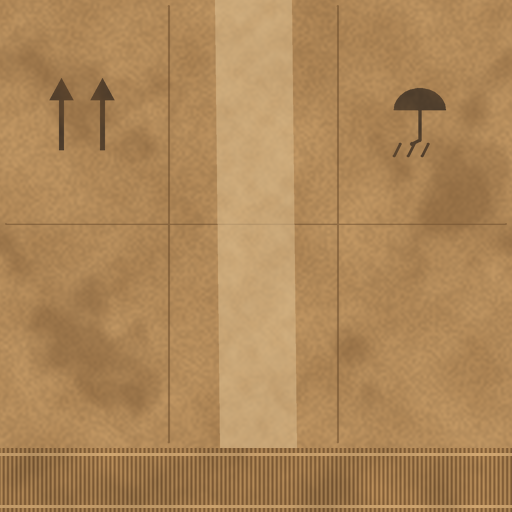
#> input picture tools/blender/furniture_tex/cardboard.png, 512 x 512 px
$ python dds_bc1.py blender/furniture_tex/cardboard.png blender/furniture_tex/concrete.png
#> lines starting #> are read from the running program, lines starting #| are printed output that depends on the picture
"""Kleine BC1/DXT1-Kodierung mit Mipmaps (DDS), damit das Spiel Fototexturen komprimiert laden kann.

Godot komprimiert zur Laufzeit nicht (nur im Editor) – unkomprimiert bräuchten hunderte Fassaden mehrere GB
Grafikspeicher. Verfahren: je 4×4-Block die hellste und dunkelste Farbe als Endpunkte, Pixel auf die 4 Stufen runden.
"""
import struct

import numpy as np
from PIL import Image


def _565(c):
    c = c.astype(np.uint32)
    return ((c[..., 0] * 31 + 127) // 255) << 11 | ((c[..., 1] * 63 + 127) // 255) << 5 | ((c[..., 2] * 31 + 127) // 255)


def _un565(v):
    r, g, b = (v >> 11) & 31, (v >> 5) & 63, v & 31
    return np.stack([(r * 255 + 15) // 31, (g * 255 + 31) // 63, (b * 255 + 15) // 31], -1).astype(np.float32)


def bc1(rgb):
    """rgb: (h, w, 3) uint8, h und w Vielfache von 4 -> bytes"""
    h, w = rgb.shape[:2]
    blk = rgb.reshape(h // 4, 4, w // 4, 4, 3).transpose(0, 2, 1, 3, 4).reshape(-1, 16, 3).astype(np.float32)
    lum = blk @ np.array([0.3, 0.59, 0.11], np.float32)
    n = np.arange(len(blk))
    c0 = _565(blk[n, lum.argmax(1)])
    c1 = _565(blk[n, lum.argmin(1)])
    sw = c0 < c1
    c0, c1 = np.where(sw, c1, c0), np.where(sw, c0, c1)
    p0, p1 = _un565(c0), _un565(c1)
    pal = np.stack([p0, p1, (2 * p0 + p1) / 3, (p0 + 2 * p1) / 3], 1)             # (n, 4, 3)
    d = ((blk[:, :, None, :] - pal[:, None, :, :]) ** 2).sum(-1)                 # (n, 16, 4)
    idx = d.argmin(-1).astype(np.uint32)
    idx[c0 == c1] = 0                                                            # gleiche Endpunkte: sonst 3-Farben-Modus
    bits = (idx << (2 * np.arange(16, dtype=np.uint32))).sum(1).astype(np.uint32)
    out = np.empty(len(blk), dtype=[("a", "<u2"), ("b", "<u2"), ("i", "<u4")])
    out["a"], out["b"], out["i"] = c0, c1, bits
    return out.tobytes()


def save_dds(img, path):
    """PIL-Bild als DDS (DXT1, alle Mipstufen); Größe wird auf Vielfache von 4 gebracht"""
#> called with path = 'blender/furniture_tex/concrete.png'
    img = img.convert("RGB")
#> img is the input picture: PIL image 512x512 RGB; mean R, G, B 174, 134.9, 88
    w, h = max(4, img.width // 4 * 4), max(4, img.height // 4 * 4)
#> w = 512; h = 512
    if (w, h) != img.size:
        img = img.resize((w, h), Image.LANCZOS)
    levels, cur = [], img
#> levels = []
    while True:
        cw, ch = cur.size
        pad = Image.new("RGB", ((cw + 3) // 4 * 4, (ch + 3) // 4 * 4))
        pad.paste(cur.resize(pad.size, Image.BILINEAR) if (cw < 4 or ch < 4) else cur)
        levels.append(bc1(np.asarray(pad)))
        if cw == 1 and ch == 1:
            break
        cur = cur.resize((max(1, cw // 2), max(1, ch // 2)), Image.BOX)
#> this loop made 10 passes
#> (n in bc1, c0 in bc1, c1 in bc1, sw in bc1) on passes 8 to 9: ([0], [48300], [41994], [False]), ([0], [46187], [44075], [False])
#> n in bc1 on pass 6: [0, 1, 2, 3, 4, 5, 6, 7, 8, 9, 10, 11, 12, 13, 14, 15]
#> pass 1, in save_dds, `cur = cur.resize((max(1, cw // 2), max(1, ch // 2)), Image.BOX)`:
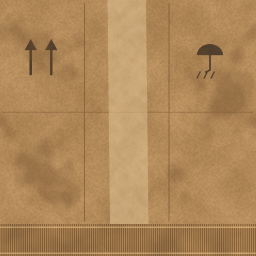
#> cur: PIL image 256x256 RGB; mean R, G, B 174.5, 135.4, 88.4
#> after the loop, levels = 10 items
    hdr = struct.pack("<4s7I44x", b"DDS ", 124, 0x1 | 0x2 | 0x4 | 0x1000 | 0x20000 | 0x80000, h, w, len(levels[0]), 0, len(levels))
    hdr += struct.pack("<2I4s5I", 32, 0x4, b"DXT1", 0, 0, 0, 0, 0)
    hdr += struct.pack("<5I", 0x1000 | 0x8 | 0x400000, 0, 0, 0, 0)
    with open(path, "wb") as f:
        f.write(hdr)
        for lv in levels:
            f.write(lv)
#> this loop made 10 passes


if __name__ == "__main__":
    import sys
    save_dds(Image.open(sys.argv[1]), sys.argv[2])
